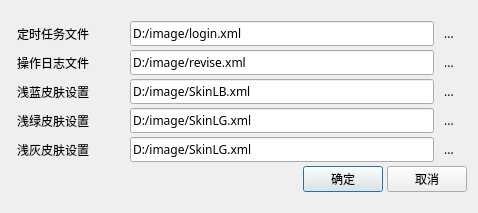
<?xml version="1.0" encoding="UTF-8"?>
<ui version="4.0">
 <class>ConfigurationFile</class>
 <widget class="QDialog" name="ConfigurationFile">
  <property name="geometry">
   <rect>
    <x>0</x>
    <y>0</y>
    <width>478</width>
    <height>213</height>
   </rect>
  </property>
  <property name="windowTitle">
   <string>Dialog</string>
  </property>
  <property name="styleSheet">
   <string notr="true"/>
  </property>
  <layout class="QVBoxLayout" name="verticalLayout_2">
   <item>
    <layout class="QVBoxLayout" name="verticalLayout">
     <property name="spacing">
      <number>4</number>
     </property>
     <property name="bottomMargin">
      <number>0</number>
     </property>
     <item>
      <layout class="QHBoxLayout" name="horizontalLayout">
       <property name="spacing">
        <number>3</number>
       </property>
       <property name="leftMargin">
        <number>6</number>
       </property>
       <property name="rightMargin">
        <number>6</number>
       </property>
       <item>
        <widget class="QLabel" name="label">
         <property name="minimumSize">
          <size>
           <width>110</width>
           <height>0</height>
          </size>
         </property>
         <property name="font">
          <font>
           <family>微软雅黑</family>
          </font>
         </property>
         <property name="text">
          <string>定时任务文件</string>
         </property>
        </widget>
       </item>
       <item>
        <widget class="QLineEdit" name="lineEdit">
         <property name="font">
          <font>
           <family>微软雅黑</family>
          </font>
         </property>
         <property name="text">
          <string>D:/image/login.xml</string>
         </property>
        </widget>
       </item>
       <item>
        <widget class="QToolButton" name="pushButton">
         <property name="maximumSize">
          <size>
           <width>24</width>
           <height>16777215</height>
          </size>
         </property>
         <property name="font">
          <font>
           <family>微软雅黑</family>
          </font>
         </property>
         <property name="text">
          <string>...</string>
         </property>
         <property name="autoRaise">
          <bool>true</bool>
         </property>
        </widget>
       </item>
      </layout>
     </item>
     <item>
      <layout class="QHBoxLayout" name="horizontalLayout_2">
       <property name="spacing">
        <number>3</number>
       </property>
       <property name="leftMargin">
        <number>6</number>
       </property>
       <property name="rightMargin">
        <number>6</number>
       </property>
       <item>
        <widget class="QLabel" name="label_2">
         <property name="minimumSize">
          <size>
           <width>110</width>
           <height>0</height>
          </size>
         </property>
         <property name="font">
          <font>
           <family>微软雅黑</family>
          </font>
         </property>
         <property name="text">
          <string>操作日志文件</string>
         </property>
        </widget>
       </item>
       <item>
        <widget class="QLineEdit" name="lineEdit_2">
         <property name="font">
          <font>
           <family>微软雅黑</family>
          </font>
         </property>
         <property name="text">
          <string>D:/image/revise.xml</string>
         </property>
        </widget>
       </item>
       <item>
        <widget class="QToolButton" name="pushButton_2">
         <property name="maximumSize">
          <size>
           <width>24</width>
           <height>16777215</height>
          </size>
         </property>
         <property name="font">
          <font>
           <family>微软雅黑</family>
          </font>
         </property>
         <property name="text">
          <string>...</string>
         </property>
         <property name="autoRaise">
          <bool>true</bool>
         </property>
        </widget>
       </item>
      </layout>
     </item>
     <item>
      <layout class="QHBoxLayout" name="horizontalLayout_3">
       <property name="spacing">
        <number>3</number>
       </property>
       <property name="leftMargin">
        <number>6</number>
       </property>
       <property name="rightMargin">
        <number>6</number>
       </property>
       <item>
        <widget class="QLabel" name="label_3">
         <property name="minimumSize">
          <size>
           <width>110</width>
           <height>0</height>
          </size>
         </property>
         <property name="font">
          <font>
           <family>微软雅黑</family>
          </font>
         </property>
         <property name="text">
          <string>浅蓝皮肤设置</string>
         </property>
        </widget>
       </item>
       <item>
        <widget class="QLineEdit" name="lineEdit_3">
         <property name="font">
          <font>
           <family>微软雅黑</family>
          </font>
         </property>
         <property name="text">
          <string>D:/image/SkinLB.xml</string>
         </property>
        </widget>
       </item>
       <item>
        <widget class="QToolButton" name="pushButton_3">
         <property name="maximumSize">
          <size>
           <width>24</width>
           <height>16777215</height>
          </size>
         </property>
         <property name="font">
          <font>
           <family>微软雅黑</family>
          </font>
         </property>
         <property name="text">
          <string>...</string>
         </property>
         <property name="autoRaise">
          <bool>true</bool>
         </property>
        </widget>
       </item>
      </layout>
     </item>
     <item>
      <layout class="QHBoxLayout" name="horizontalLayout_4">
       <property name="spacing">
        <number>3</number>
       </property>
       <property name="leftMargin">
        <number>6</number>
       </property>
       <property name="rightMargin">
        <number>6</number>
       </property>
       <item>
        <widget class="QLabel" name="label_4">
         <property name="minimumSize">
          <size>
           <width>110</width>
           <height>0</height>
          </size>
         </property>
         <property name="font">
          <font>
           <family>微软雅黑</family>
          </font>
         </property>
         <property name="text">
          <string>浅绿皮肤设置</string>
         </property>
        </widget>
       </item>
       <item>
        <widget class="QLineEdit" name="lineEdit_4">
         <property name="font">
          <font>
           <family>微软雅黑</family>
          </font>
         </property>
         <property name="text">
          <string>D:/image/SkinLG.xml</string>
         </property>
        </widget>
       </item>
       <item>
        <widget class="QToolButton" name="pushButton_4">
         <property name="maximumSize">
          <size>
           <width>24</width>
           <height>16777215</height>
          </size>
         </property>
         <property name="font">
          <font>
           <family>微软雅黑</family>
          </font>
         </property>
         <property name="text">
          <string>...</string>
         </property>
         <property name="autoRaise">
          <bool>true</bool>
         </property>
        </widget>
       </item>
      </layout>
     </item>
     <item>
      <layout class="QHBoxLayout" name="horizontalLayout_5">
       <property name="spacing">
        <number>3</number>
       </property>
       <property name="leftMargin">
        <number>6</number>
       </property>
       <property name="rightMargin">
        <number>6</number>
       </property>
       <item>
        <widget class="QLabel" name="label_5">
         <property name="minimumSize">
          <size>
           <width>110</width>
           <height>0</height>
          </size>
         </property>
         <property name="font">
          <font>
           <family>微软雅黑</family>
          </font>
         </property>
         <property name="text">
          <string>浅灰皮肤设置</string>
         </property>
        </widget>
       </item>
       <item>
        <widget class="QLineEdit" name="lineEdit_5">
         <property name="font">
          <font>
           <family>微软雅黑</family>
          </font>
         </property>
         <property name="text">
          <string>D:/image/SkinLG.xml</string>
         </property>
        </widget>
       </item>
       <item>
        <widget class="QToolButton" name="pushButton_5">
         <property name="maximumSize">
          <size>
           <width>24</width>
           <height>16777215</height>
          </size>
         </property>
         <property name="font">
          <font>
           <family>微软雅黑</family>
          </font>
         </property>
         <property name="text">
          <string>...</string>
         </property>
         <property name="autoRaise">
          <bool>true</bool>
         </property>
        </widget>
       </item>
      </layout>
     </item>
     <item>
      <layout class="QHBoxLayout" name="horizontalLayout_6">
       <item>
        <spacer name="horizontalSpacer_6">
         <property name="font">
          <font>
           <family>微软雅黑</family>
          </font>
         </property>
         <property name="orientation">
          <enum>Qt::Horizontal</enum>
         </property>
         <property name="sizeType">
          <enum>QSizePolicy::Expanding</enum>
         </property>
         <property name="sizeHint" stdset="0">
          <size>
           <width>180</width>
           <height>20</height>
          </size>
         </property>
        </spacer>
       </item>
       <item>
        <widget class="QPushButton" name="pushButton_6">
         <property name="maximumSize">
          <size>
           <width>16777215</width>
           <height>16777215</height>
          </size>
         </property>
         <property name="font">
          <font>
           <family>微软雅黑</family>
          </font>
         </property>
         <property name="text">
          <string>确定</string>
         </property>
         <property name="autoDefault">
          <bool>true</bool>
         </property>
         <property name="default">
          <bool>false</bool>
         </property>
         <property name="flat">
          <bool>false</bool>
         </property>
        </widget>
       </item>
       <item>
        <widget class="QPushButton" name="pushButton_7">
         <property name="maximumSize">
          <size>
           <width>16777215</width>
           <height>16777215</height>
          </size>
         </property>
         <property name="font">
          <font>
           <family>微软雅黑</family>
          </font>
         </property>
         <property name="text">
          <string>取消</string>
         </property>
         <property name="autoDefault">
          <bool>true</bool>
         </property>
         <property name="default">
          <bool>false</bool>
         </property>
         <property name="flat">
          <bool>false</bool>
         </property>
        </widget>
       </item>
      </layout>
     </item>
    </layout>
   </item>
  </layout>
 </widget>
 <resources/>
 <connections/>
</ui>
